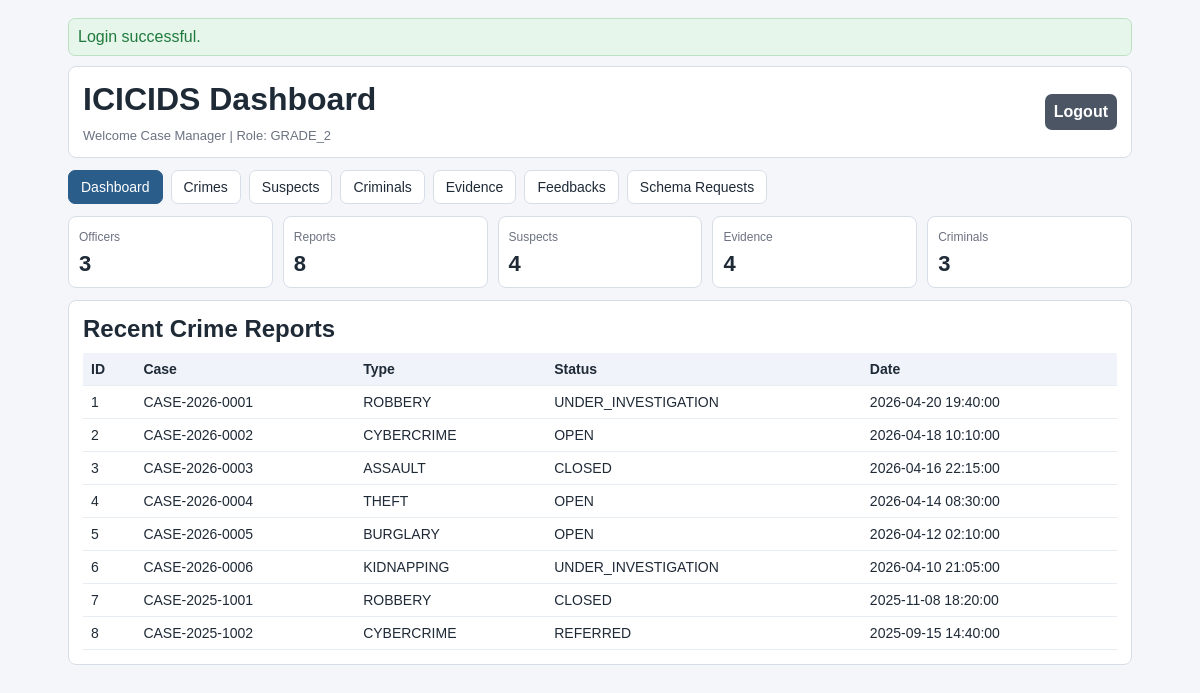
The page /index.php (signed in) on the database its author committed.
### tables this page shows
CREATE TABLE crime_reports (
    id BIGINT UNSIGNED AUTO_INCREMENT PRIMARY KEY,
    case_number VARCHAR(40) NOT NULL UNIQUE,
    crime_type VARCHAR(120) NOT NULL,
    location_text VARCHAR(255) NOT NULL,
    latitude DECIMAL(10,8) NULL,
    longitude DECIMAL(11,8) NULL,
    crime_datetime DATETIME NOT NULL,
    description TEXT NOT NULL,
    investigation_status ENUM('OPEN', 'UNDER_INVESTIGATION', 'SUSPENDED', 'CLOSED', 'REFERRED') NOT NULL DEFAULT 'OPEN',
    reported_by_officer_id BIGINT UNSIGNED NOT NULL,
    assigned_officer_id BIGINT UNSIGNED NULL,
    created_at DATETIME NOT NULL DEFAULT CURRENT_TIMESTAMP,
    updated_at DATETIME NOT NULL DEFAULT CURRENT_TIMESTAMP ON UPDATE CURRENT_TIMESTAMP,
    CONSTRAINT fk_crime_reports_reported_by
        FOREIGN KEY (reported_by_officer_id) REFERENCES officers(id)
        ON UPDATE CASCADE ON DELETE RESTRICT,
    CONSTRAINT fk_crime_reports_assigned_to
        FOREIGN KEY (assigned_officer_id) REFERENCES officers(id)
        ON UPDATE CASCADE ON DELETE SET NULL,
    INDEX idx_crime_reports_type (crime_type),
    INDEX idx_crime_reports_status (investigation_status),
    INDEX idx_crime_reports_datetime (crime_datetime),
    INDEX idx_crime_reports_reported_by (reported_by_officer_id),
    INDEX idx_crime_reports_assigned (assigned_officer_id)
);

### Auth.php (called while the page is built, shortened)
<?php
final class Auth
{
    public function isAuthenticated(): bool
    {
        return isset($_SESSION[self::SESSION_KEY]);
    }
    public function currentOfficer(): ?array
    {
        return $_SESSION[self::SESSION_KEY];
    }
    public function enforce(string $operation, ?string $table = null): void
    {
        $officer = $this->currentOfficer();
        $rank = (string)$officer['rank'];
        $normalizedOperation = strtoupper(trim($operation));
        $normalizedTable = $table !== null ? strtolower(trim($table)) : null;
        if (
            $normalizedOperation === 'READ'
            && in_array($normalizedTable, ['officer_activity', 'login_logs'], true)
            && $rank !== self::ROLE_GRADE_1
        ) {
            throw new RuntimeException('Permission denied. Audit logs are restricted to Grade 1 officer.');
        }
        if ($rank === self::ROLE_GRADE_2) {
            $createTables = [
                'crime_reports',
                'suspects',
                'criminals',
                'evidence',
                'crime_report_suspects',
                'crime_report_evidence',
                'suspect_evidence',
                'criminal_history',
                'criminal_aliases',
            ];
            $deleteTables = [
                'crime_reports',
                'suspects',
                'criminals',
                'evidence',
                'crime_report_suspects',
                'crime_report_evidence',
                'suspect_evidence',
                'criminal_history',
                'criminal_aliases',
            ];
            if ($normalizedOperation === 'READ' || $normalizedOperation === 'UPDATE') {
                return;
            }
            if (
                $normalizedOperation === 'CREATE'
                && in_array($normalizedTable, array_merge($createTables, ['schema_requests', 'feedbacks']), true)
            ) {
                return;
            }
            if ($normalizedOperation === 'DELETE' && in_array($normalizedTable, $deleteTables, true)) {
                return;
            }
            throw new RuntimeException('Permission denied for Grade 2 officer.');
        }
        throw new RuntimeException('Unknown role. Access denied.');
    }
    public function can(string $operation, ?string $table = null): bool
    {
        try {
            return true;
        } catch (Throwable $e) {
            return false;
        }
    }
}

### CrimeAndSuspectManager.php (called while the page is built, shortened)
<?php
require_once __DIR__ . '/Auth.php';
final class CrimeAndSuspectManager
{
    private PDO $db;
    public function __construct(PDO $db, Auth $auth, AuditLogger $auditLogger)
    {
        $this->db = $db;
        $this->auth = $auth;
    }
    public function listCrimeReports(?string $status = null, ?string $crimeType = null, int $limit = 100): array
    {
        $sql = 'SELECT * FROM crime_reports WHERE 1=1';
        $params = [];
        $sql .= ' ORDER BY crime_datetime DESC LIMIT :limit';
        $stmt = $this->db->prepare($sql);
        $stmt->bindValue(':limit', max(1, $limit), PDO::PARAM_INT);
        $stmt->execute();
        return $stmt->fetchAll();
    }
}

### dashboard.php (the view, shortened to what this page needs)
<section class="stats">
    <div class="stat"><span>Officers</span><strong><?= h((string)$stats['officers']) ?></strong></div>
    <div class="stat"><span>Reports</span><strong><?= h((string)$stats['crime_reports']) ?></strong></div>
    <div class="stat"><span>Suspects</span><strong><?= h((string)$stats['suspects']) ?></strong></div>
    <div class="stat"><span>Evidence</span><strong><?= h((string)$stats['evidence']) ?></strong></div>
    <div class="stat"><span>Criminals</span><strong><?= h((string)$stats['criminals']) ?></strong></div>
</section>
<section class="card">
    <h2>Recent Crime Reports</h2>
    <div class="table-wrap">
        <table>
            <thead><tr><th>ID</th><th>Case</th><th>Type</th><th>Status</th><th>Date</th></tr></thead>
            <tbody>
            <?php foreach ($crimeReports as $row): ?>
                <tr>
                    <td><?= h((string)$row['id']) ?></td>
                    <td><?= h((string)$row['case_number']) ?></td>
                    <td><?= h((string)$row['crime_type']) ?></td>
                    <td><?= h((string)$row['investigation_status']) ?></td>
                    <td><?= h((string)$row['crime_datetime']) ?></td>
                </tr>
            <?php endforeach; ?>
            </tbody>
        </table>
    </div>
</section>

### top.php (shortened to what this page needs)
<!doctype html>
<html lang="en">
<head>
    <link rel="stylesheet" href="assets/css/style.css">
</head>
<body>
<div class="container">
<?php if ($flash !== null): ?>
    <div class="alert <?= h((string)$flash['type']) ?>"><?= h((string)$flash['message']) ?></div>
<?php endif; ?>

### index.php (shortened to what this page needs)
<?php
require_once __DIR__ . '/Auth.php';
require_once __DIR__ . '/CrimeAndSuspectManager.php';
$db = Database::getInstance()->getConnection();
$auth = new Auth($db);
$audit = new AuditLogger($db, $auth);
$crimeManager = new CrimeAndSuspectManager($db, $auth, $audit);
$view = isset($_GET['view']) ? (string)$_GET['view'] : 'dashboard';
function h(string $v): string
{
    return htmlspecialchars($v, ENT_QUOTES, 'UTF-8');
}
function flashGet(): ?array
{
    $f = $_SESSION['flash'] ?? null;
    return $f;
}
$isAuthed = $auth->isAuthenticated();
$flash = flashGet();
$stats = ['officers' => 0, 'crime_reports' => 0, 'suspects' => 0, 'evidence' => 0, 'criminals' => 0];
$crimeReports = [];
if ($isAuthed) {
    $canReadCrimes = $auth->can('READ', 'crime_reports');
    $canReadSuspects = $auth->can('READ', 'suspects');
    $canReadCriminals = $auth->can('READ', 'criminals');
    $canReadEvidence = $auth->can('READ', 'evidence');
    $canReadFeedbacks = $auth->can('READ', 'feedbacks');
    $canReadSchema = $auth->can('READ', 'schema_requests');
    if ($canReadCrimes) {
        foreach (['officers', 'crime_reports', 'suspects', 'evidence', 'criminals'] as $table) {
            $stmt = $db->query('SELECT COUNT(*) AS total FROM ' . $table);
            $stats[$table] = (int)($stmt->fetch()['total'] ?? 0);
        }
        $crimeReports = $crimeManager->listCrimeReports(null, null, 100);
    }
}
require __DIR__ . '/views/partials/top.php';
if (!$isAuthed) {
    require __DIR__ . '/views/pages/login.php';
} else {
    require __DIR__ . '/views/partials/nav.php';
    if ($view === 'dashboard') {
        require __DIR__ . '/views/pages/dashboard.php';
    } elseif ($view === 'crimes' && $canReadCrimes) {
        require __DIR__ . '/views/pages/crimes.php';
    } elseif ($view === 'suspects' && $canReadSuspects) {
        require __DIR__ . '/views/pages/suspects.php';
    } elseif ($view === 'criminals' && $canReadCriminals) {
        require __DIR__ . '/views/pages/criminals.php';
    } elseif ($view === 'evidence' && $canReadEvidence) {
        require __DIR__ . '/views/pages/evidence.php';
    } elseif ($view === 'feedbacks' && $canReadFeedbacks) {
        require __DIR__ . '/views/pages/feedbacks.php';
    } elseif ($view === 'schema' && $canReadSchema) {
        require __DIR__ . '/views/pages/schema.php';
    } elseif ($view === 'logs' && $canReadLogs) {
        require __DIR__ . '/views/pages/logs.php';
    }
}
require __DIR__ . '/views/partials/bottom.php';

### nav.php (shortened to what this page needs)
<?php
$officer = $officer ?? ['name' => 'Officer'];
$rank = $rank ?? '';
$view = $view ?? 'dashboard';
$canReadCrimes = $canReadCrimes ?? false;
$canReadSuspects = $canReadSuspects ?? false;
$canReadCriminals = $canReadCriminals ?? false;
$canReadEvidence = $canReadEvidence ?? false;
$canReadFeedbacks = $canReadFeedbacks ?? false;
$canReadSchema = $canReadSchema ?? false;
?>
<header class="header card">
    <div>
        <h1>ICICIDS Dashboard</h1>
        <p class="help">Welcome <?= h((string)($officer['name'] ?? 'Officer')) ?> | Role: <?= h((string)$rank) ?></p>
    </div>
    <form method="post">
        <button class="btn-secondary" type="submit">Logout</button>
    </form>
</header>
<nav class="tabs">
    <a class="<?= $view === 'dashboard' ? 'active' : '' ?>" href="index.php?view=dashboard">Dashboard</a>
    <?php if ($canReadCrimes): ?><a class="<?= $view === 'crimes' ? 'active' : '' ?>" href="index.php?view=crimes">Crimes</a><?php endif; ?>
    <?php if ($canReadSuspects): ?><a class="<?= $view === 'suspects' ? 'active' : '' ?>" href="index.php?view=suspects">Suspects</a><?php endif; ?>
    <?php if ($canReadCriminals): ?><a class="<?= $view === 'criminals' ? 'active' : '' ?>" href="index.php?view=criminals">Criminals</a><?php endif; ?>
    <?php if ($canReadEvidence): ?><a class="<?= $view === 'evidence' ? 'active' : '' ?>" href="index.php?view=evidence">Evidence</a><?php endif; ?>
    <?php if ($canReadFeedbacks): ?><a class="<?= $view === 'feedbacks' ? 'active' : '' ?>" href="index.php?view=feedbacks">Feedbacks</a><?php endif; ?>
    <?php if ($canReadSchema): ?><a class="<?= $view === 'schema' ? 'active' : '' ?>" href="index.php?view=schema">Schema Requests</a><?php endif; ?>
</nav>

### bottom.php (shortened to what this page needs)
</div>
</body>
</html>

### style.css (style rules this page uses)
* { box-sizing: border-box; }
body { margin: 0; font-family: Tahoma, Verdana, sans-serif; background: var(--bg); color: var(--text); }
.container { max-width: 1100px; margin: 0 auto; padding: 18px; }
.card { background: var(--card); border: 1px solid var(--line); border-radius: 8px; padding: 14px; margin-bottom: 12px; }
.header { display: flex; justify-content: space-between; align-items: center; gap: 10px; }
h1, h2 { margin: 0 0 10px; }
.help { color: var(--muted); font-size: 13px; margin: 4px 0 0; }
.tabs { display: flex; gap: 8px; flex-wrap: wrap; margin-bottom: 12px; }
.tabs a { text-decoration: none; border: 1px solid var(--line); color: var(--text); background: #fff; padding: 8px 12px; border-radius: 7px; font-size: 14px; }
.tabs a.active { background: var(--primary); border-color: var(--primary); color: #fff; }
.stats { display: grid; grid-template-columns: repeat(auto-fit, minmax(150px, 1fr)); gap: 10px; margin-bottom: 12px; }
.stat { border: 1px solid var(--line); border-radius: 8px; background: #fff; padding: 10px; }
.stat span { color: var(--muted); font-size: 12px; }
.stat strong { display: block; margin-top: 6px; font-size: 22px; }
form { display: grid; gap: 8px; }
input, select, textarea, button { width: 100%; border: 1px solid var(--line); border-radius: 7px; padding: 9px; font: inherit; }
button { background: var(--primary); color: #fff; border: none; cursor: pointer; font-weight: 700; }
.btn-secondary { background: #4b5563; }
.alert { margin-bottom: 10px; padding: 9px; border-radius: 7px; border: 1px solid transparent; }
.alert.success { background: var(--ok-bg); color: var(--ok-text); border-color: #bde0c5; }
.table-wrap { overflow-x: auto; }
table { width: 100%; border-collapse: collapse; font-size: 14px; }
th, td { border-bottom: 1px solid #e8edf4; padding: 8px; text-align: left; }
th { background: #f0f4fa; }

### rows shown on the page
crime_reports: id "1", case_number "CASE-2026-0001", crime_type "ROBBERY", investigation_status "UNDER_INVESTIGATION", crime_datetime "2026-04-20 19:40:00"
crime_reports: id "2", case_number "CASE-2026-0002", crime_type "CYBERCRIME", investigation_status "OPEN", crime_datetime "2026-04-18 10:10:00"
crime_reports: id "3", case_number "CASE-2026-0003", crime_type "ASSAULT", investigation_status "CLOSED", crime_datetime "2026-04-16 22:15:00"
crime_reports: id "4", case_number "CASE-2026-0004", crime_type "THEFT", investigation_status "OPEN", crime_datetime "2026-04-14 08:30:00"
crime_reports: id "5", case_number "CASE-2026-0005", crime_type "BURGLARY", investigation_status "OPEN", crime_datetime "2026-04-12 02:10:00"
crime_reports: id "6", case_number "CASE-2026-0006", crime_type "KIDNAPPING", investigation_status "UNDER_INVESTIGATION", crime_datetime "2026-04-10 21:05:00"
crime_reports: id "7", case_number "CASE-2025-1001", crime_type "ROBBERY", investigation_status "CLOSED", crime_datetime "2025-11-08 18:20:00"
crime_reports: id "8", case_number "CASE-2025-1002", crime_type "CYBERCRIME", investigation_status "REFERRED", crime_datetime "2025-09-15 14:40:00"

### other values the page prints
$flash['message'] "Login successful."
$officer['name'] "Case Manager"
$rank "GRADE_2"
$stats['officers'] "3"
$stats['crime_reports'] "8"
$stats['suspects'] "4"
$stats['evidence'] "4"
$stats['criminals'] "3"
